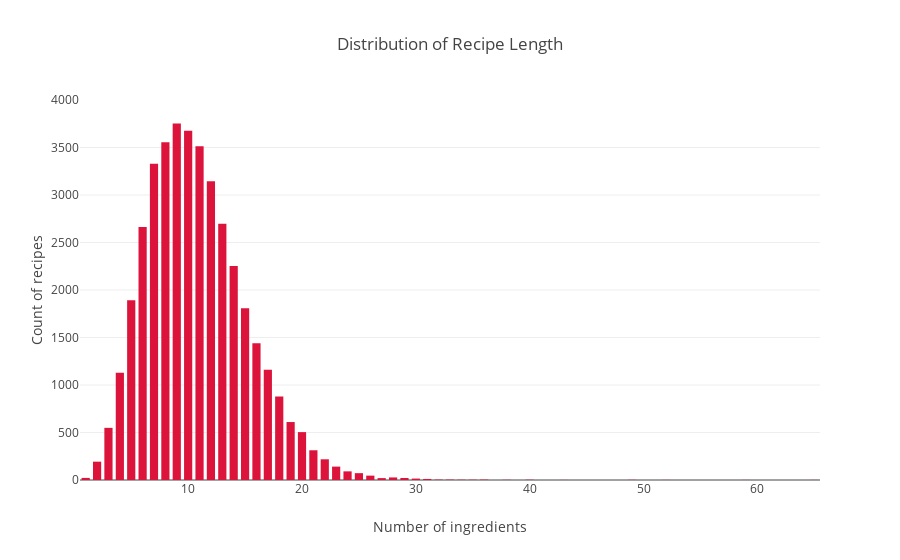

Source (notebook cell):
### Markdown cell above
# Distribution of the Recipes vs Ingredients

### Code cell
#for each cuisine plot recipies vs ingredients histogram
trace = go.Histogram(
    x= cuisine_clean['ingredients'].str.len(),marker = dict(color ='#DC143C'))
data = [trace]
layout = go.Layout(
    title='Distribution of Recipe Length',
    xaxis=dict(title='Number of ingredients'),
    yaxis=dict(title='Count of recipes',range =[0,4000]),
    bargap=0.1,
    bargroupgap=0.2)

fig = go.Figure(data=data, layout=layout)
iplot(fig)

### Figure 1 — Plotly figure (JSON) as saved in the notebook; plotly's stock layout.template omitted (floating-point values rounded to 4 significant figures; data arrays with more than 128 entries replaced by an {"elided": "..."} marker saying what was removed)
{"data": [{"marker": {"color": "#DC143C"}, "type": "histogram", "uid": "adcfd54b-872f-4a6c-8fe1-11008006443b", "x": {"elided": "39774 int values"}}], "layout": {"bargap": 0.1, "bargroupgap": 0.2, "title": {"text": "Distribution of Recipe Length"}, "xaxis": {"title": {"text": "Number of ingredients"}}, "yaxis": {"range": [0, 4000], "title": {"text": "Count of recipes"}}}}
